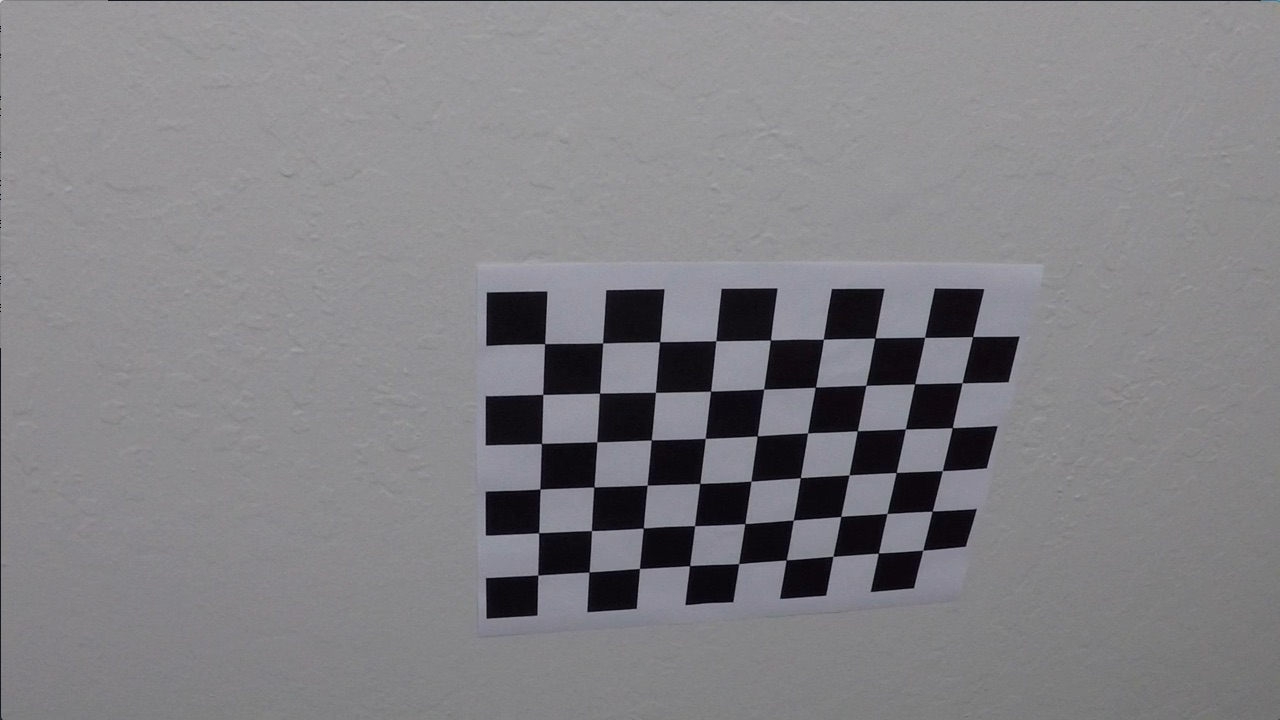
#> input picture camera_cal/calibration10.jpg, 1280 x 720 px; its folder holds only this picture in this run
$ jupyter execute --allow-errors single_frame_lanedetection.ipynb   (shell and % lines are left out)   (older library calls are emulated)
#> lines starting #> are read from the running program, lines starting #| are printed output that depends on the picture; long printed decimals are rounded
#> further down, calib_img is the input picture: shape (720, 1280, 3); mean R, G, B 130.2, 129.4, 133.1
#> `ret, corners = cv2.findChessboardCorners(gray, (nx, ny), None)`: ret = True; corners = 54 rows, first 8: [545.3, 343.1], [602.7, 342.8], [660.1, 341.3], [715.8, 340.7], [770.6, 340], [823.5, 339.2], [874.3, 338.5], [925.1, 337.4]
### measurements.py
#import packages
import numpy as np
import cv2

def find_curvature(ploty, leftx, rightx, lefty, righty):
    ym_per_pix = 30/720
    xm_per_pix = 3.7/600
    y_eval = np.max(ploty)

# Fit new polynomials to x,y in world space
    left_fit_cr = np.polyfit(lefty*ym_per_pix, leftx*xm_per_pix, 2)
    right_fit_cr = np.polyfit(righty*ym_per_pix, rightx*xm_per_pix, 2)

# Calculate the new radii of curvature
    left_curverad = ((1 + (2*left_fit_cr[0]*y_eval*ym_per_pix + left_fit_cr[1])**2)**1.5) / np.absolute(2*left_fit_cr[0])
    right_curverad = ((1 + (2*right_fit_cr[0]*y_eval*ym_per_pix + right_fit_cr[1])**2)**1.5) / np.absolute(2*right_fit_cr[0])

    rad = (left_curverad + right_curverad)/2
# return radius of curvature is in meters
    return left_curverad, right_curverad, rad

#function to calculate distance from center
def dist_center(img, left_fit, right_fit, binary):
    xm_per_pix = 3.7/780
# Distance from center is image x midpoint - mean of l_fit and r_fit intercepts
    if left_fit is not None and right_fit is not None:
        car_pos = binary.shape[1]/2
        h = binary.shape[0]
        left_fit_x_int = left_fit[0]*h**2 + left_fit[1]*h + left_fit[2]
        right_fit_x_int = right_fit[0]*h**2 + right_fit[1]*h + right_fit[2]
        lane_center_position = (left_fit_x_int + right_fit_x_int) /2
        center_dist = (car_pos - lane_center_position) * xm_per_pix
    return center_dist

#function to annotate measurements
def annotate(img, rad, d_center):
    font = cv2.FONT_HERSHEY_SIMPLEX
    text = 'Curve radius: ' + '{:04.2f}'.format(rad) + 'm'
    cv2.putText(img, text, (40,70), font, 1.5, (200,255,155), 2, cv2.LINE_AA)

    direction = ''
    if d_center > 0:
        direction = 'right'
    elif d_center < 0:
        direction = 'left'
    abs_d_center = abs(d_center)
    text = 'Distance from center: ' + '{:04.3f}'.format(abs_d_center) + 'm ' + ', ' + direction
    cv2.putText(img, text, (40,120), font, 1.5, (200,255,155), 2, cv2.LINE_AA)

    return img

### single_frame_lanedetection.ipynb
[cell 1]
#import packages
import cv2
import numpy as np
import matplotlib.pyplot as plt
import matplotlib.image as mpimg
import glob

[cell 2]
#number of corners in x and y direction on chessboard used for calibration
nx = 9
ny = 6

#read calibration images
images_calib = glob.glob('./camera_cal/calibration*.jpg')

#corner coordinates of real undistorted chessboard
objpoints = []

#corner coordinates of the 2D chessboard
imgpoints = []

#generate xy coordinates for object points
objp = np.zeros((nx * ny, 3), np.float32)
objp[:,:2] = np.mgrid[0:nx, 0:ny].T.reshape(-1,2)

image_name = 'image8/'

#> (a cell that did not finish here is left out)

[cell 4]
#function to calibrate and undistort an image
def cal_undistort(img, objpoints, imgpoints):
    gray = cv2.cvtColor(calib_img, cv2.COLOR_RGB2GRAY)
#calibrate camera
    ret, mtx, dist, rvecs, tvecs = cv2.calibrateCamera(objpoints, imgpoints, gray.shape[::-1], None, None)
    undist = cv2.undistort(img, mtx, dist, None, mtx)
    return undist

#> (a cell that did not finish here is left out)

[cell 6]
#Read in Lane image
filename = './test_images/test6.jpg'
#> filename = './test_images/test6.jpg'
img = mpimg.imread(filename)
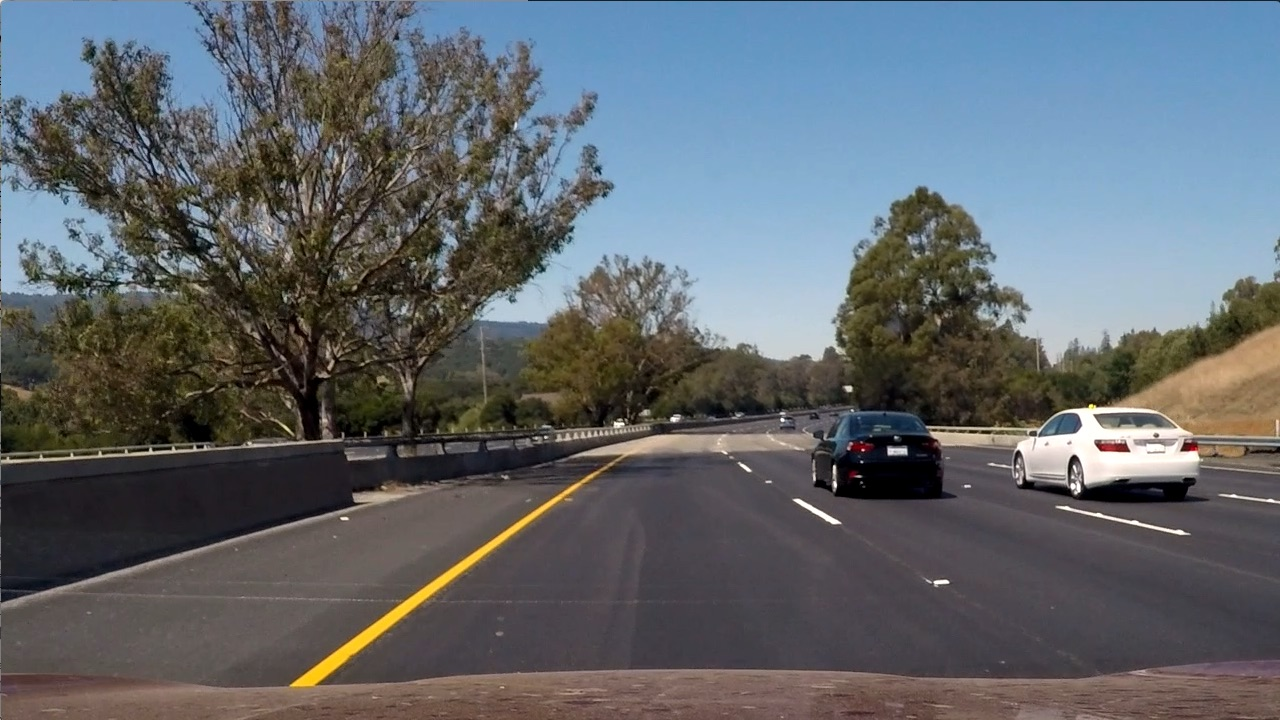
#> input picture test_images/test6.jpg, 1280 x 720 px
#> img is the input picture: shape (720, 1280, 3); mean R, G, B 97, 102.6, 107.9
plt.title('Distorted Test image')
plt.imshow(img)

[cell 7]
#Undistort source image
undist = cal_undistort(img, objpoints, imgpoints)
#> in cal_undistort, `ret, mtx, dist, rvecs, tvecs = cv2.calibrateCamera(objpoints, imgpoint..`: ret = 0.68; mtx = [[1143.7, 0, 681.7], [0, 1109.2, 367.7], [0, 0, 1]]; dist = [[-0.515, 2.99, -0.00876, 0.00937, 1.41]]; rvecs = ([0.451, -0.252, 0.0361],); tvecs = ([-2.31, -0.422, 19.12],)
plt.title('Undistorted Test image')
plt.imshow(undist)
mpimg.imsave('./output_images/' + image_name + 'undistorted_src_img.png', undist)

[cell 8]
#Define src points to warp
plt.title('Source points to warp')
plt.imshow(undist)
plt.plot(190, 720, '.')
plt.plot(589, 457, '.')
plt.plot(698, 457, '.')
plt.plot(1145, 720, '.')

plt.savefig('./output_images/' + image_name + 'src_warp_points.png')

[cell 9]
#function to warp image
def warp(img):
    img_size = (img.shape[1], img.shape[0])
#> img_size = (1280, 720)
    corners = np.float32([[190,720],[589,457],[698,457],[1145,720]])
    new_top_left=np.array([corners[0,0],0])
    new_top_right=np.array([corners[3,0],0])
    offset=[150,0]

    src = np.float32([corners[0],corners[1],corners[2],corners[3]])
    dst = np.float32([corners[0]+offset,new_top_left+offset,new_top_right-offset ,corners[3]-offset])

    M = cv2.getPerspectiveTransform(src, dst)
    Minv = cv2.getPerspectiveTransform(dst, src)
    warped = cv2.warpPerspective(img, M, img_size, flags = cv2.INTER_LINEAR)
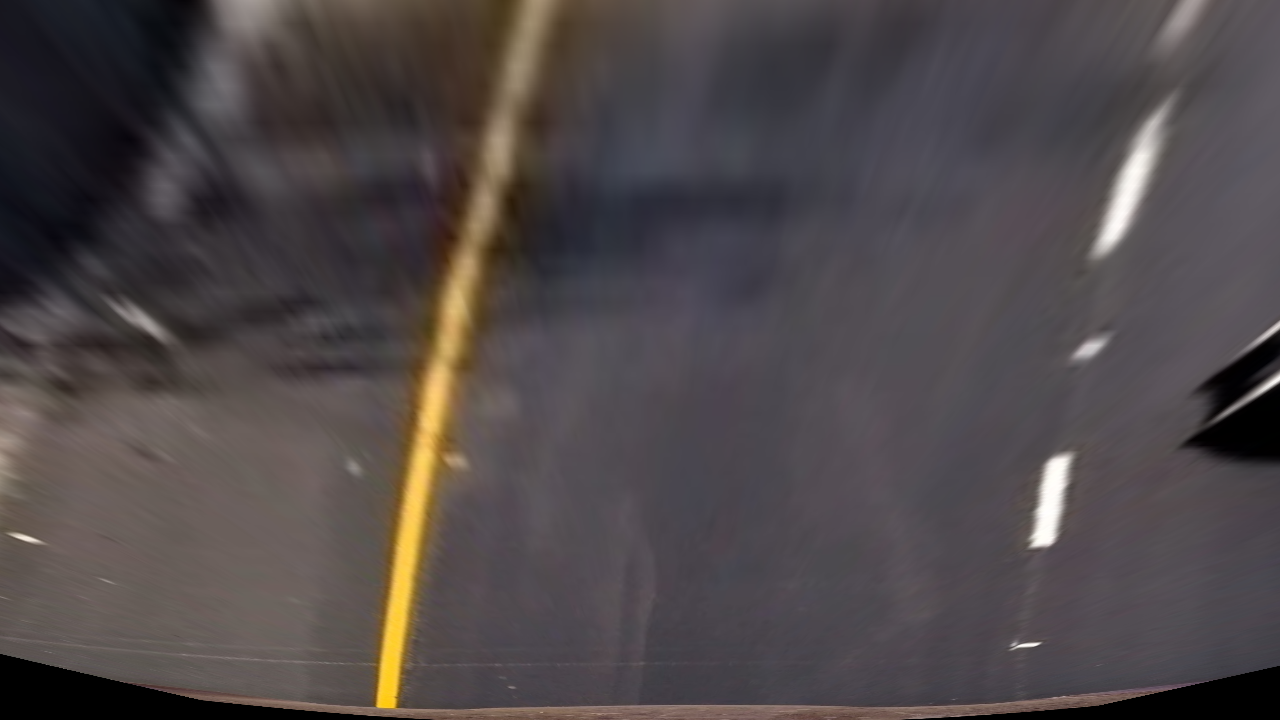
#> warped: shape (720, 1280, 3); mean R, G, B 78.9, 72, 73.2

    return warped, Minv

[cell 10]
warped, Minv = warp(undist)
#> Minv = [[0.166, -0.788, 532.4], [1.22e-16, -0.521, 457], [3.92e-19, -0.00123, 1]]
plt.title('Warped source image')
plt.imshow(warped)
mpimg.imsave('./output_images/' + image_name + 'warped_img.png', warped)

[cell 11]
#Gradient thresholding
gray = cv2.cvtColor(warped, cv2.COLOR_RGB2GRAY)
sobelx = cv2.Sobel(gray, cv2.CV_64F, 1, 0)
abs_sobelx = np.absolute(sobelx)
scaled_sobelx = np.uint(255 * abs_sobelx/ np.max(abs_sobelx))

sobely = cv2.Sobel(gray, cv2.CV_64F, 0, 1)
abs_sobely = np.absolute(sobely)
scaled_sobely = np.uint(255 * abs_sobely/ np.max(abs_sobely))

# Plot the result
f, (ax1, ax2) = plt.subplots(1, 2, figsize=(10, 9))
f.tight_layout()
ax1.imshow(scaled_sobelx, cmap = 'gray')
ax1.set_title('Sobel in X axis', fontsize=12)
ax2.imshow(scaled_sobely, cmap='gray')
ax2.set_title('Sobel in Y axis', fontsize=12)
plt.subplots_adjust(left=0., right=1, top=0.9, bottom=0.)

[cell 12]
#thresholding sobelx
thresh_min = 20
thresh_max = 255

sxbinary = np.zeros_like(scaled_sobelx)
sxbinary[(scaled_sobelx >= thresh_min) & (scaled_sobelx <= thresh_max)] = 1
plt.title('Binary threshold of sobelx')
plt.imshow(sxbinary, cmap = 'gray')

[cell 13]
#thresholding - gradient magnitude
abs_sobelxy = np.sqrt(sobelx**2 + sobely**2)
scaled_sobelxy = np.uint(255 * abs_sobelxy/ np.max(abs_sobelxy))

thresh_min = 25
thresh_max = 180

sxybinary = np.zeros_like(scaled_sobelx)
sxybinary[(scaled_sobelxy >= thresh_min) & (scaled_sobelxy <= thresh_max)] = 1


# Plot the result
f, (ax1, ax2) = plt.subplots(1, 2, figsize=(10, 9))
f.tight_layout()
ax1.imshow(scaled_sobelxy, cmap = 'gray')
ax1.set_title('Sobel in XY axis', fontsize=12)
ax2.imshow(sxybinary, cmap='gray')
ax2.set_title('Binary threshold of SobelXY', fontsize=12)
plt.subplots_adjust(left=0., right=1, top=0.9, bottom=0.)

[cell 14]
#thresholding - directional gradient
dir_sobel = np.arctan2(abs_sobelx, abs_sobely)
plt.title('Directional gradient')
plt.imshow(dir_sobel, cmap = 'gray')
plt.show()

#did not seem to add additional info on image

[cell 15]
#Combining all binary output
gr_binary_output = np.zeros_like(scaled_sobelx)
gr_binary_output[(sxbinary == 1) | (sxybinary == 1)] = 1

plt.title('Binary output image')
plt.imshow(gr_binary_output, cmap = 'gray')

[cell 16]
#Color space thresholding
hls = cv2.cvtColor(warped, cv2.COLOR_RGB2HLS)
#> hls: shape (720, 1280, 3); mean of channels 0, 1, 2 101.6, 74.8, 22
H = hls[:,:,0]
L = hls[:,:,1]
S = hls[:,:,2]

# Plot the result
f, (ax1, ax2, ax3) = plt.subplots(1, 3,  figsize=(13, 12))
f.tight_layout()
ax1.imshow(H, cmap = 'gray')
ax1.set_title('H channel', fontsize=12)
ax2.imshow(L, cmap='gray')
ax2.set_title('L channel', fontsize=12)
ax3.imshow(S, cmap='gray')
ax3.set_title('S channel', fontsize=12)
plt.subplots_adjust(left=0., right=1, top=0.9, bottom=0.)

[cell 17]
#thresholding
thresh_min = 180
thresh_max = 255

L_binary_output = np.zeros_like(L)
L_binary_output[(L >= thresh_min) & (L <= thresh_max)] = 1

thresh_min = 120
thresh_max = 255

S_binary_output = np.zeros_like(S)
S_binary_output[(S >= thresh_min) & (S <= thresh_max)] = 1

# Plot the result
f, (ax1, ax2) = plt.subplots(1, 2,  figsize=(10, 19))
f.tight_layout()
ax1.imshow(L_binary_output, cmap = 'gray')
ax1.set_title('thresholded L channel', fontsize=12)
ax2.imshow(S_binary_output, cmap='gray')
ax2.set_title('thresholded S channel', fontsize=12)
plt.subplots_adjust(left=0., right=1, top=0.9, bottom=0.)

[cell 18]
#Combine LS channels
cl_binary_output = np.zeros_like(S)
cl_binary_output[(L_binary_output == 1) | (S_binary_output == 1)] = 1
plt.title('L,S channels combined')
plt.imshow(cl_binary_output, cmap = 'gray')

[cell 19]
#Combine gradient and color binary outputs
binary_output = np.zeros_like(S)
binary_output[(gr_binary_output == 1)& (cl_binary_output == 1)] = 1
#binary_output[(cl_binary_output == 1)] = 1
plt.title('gradient and color binary outputs combined')
plt.imshow(binary_output, cmap = 'gray')

[cell 20]
#Histogram along all the columns in the lower half of the image
histogram = np.sum(binary_output[np.int(binary_output.shape[0]/2):,:], axis = 0)
plt.title('Histogram of bottom half')
plt.plot(histogram)

plt.savefig('./output_images/' + image_name + 'histogram.png')
#> figure, not shown here; curve peaks at x = 421, y = 156

[cell 21]
#Create an output image to draw on and visualize the result
out_img = np.dstack((binary_output, binary_output, binary_output))*255

#find peaks of the left and right halves of the histogram
midpoint = np.int(histogram.shape[0]/2)
leftx_base = np.argmax(histogram[:midpoint])
rightx_base = np.argmax(histogram[midpoint:]) + midpoint

#Window params
nwindows = 9
window_height = np.int(binary_output.shape[0]/nwindows)
margin = 100
#min no.of px found to recenter window
minpix = 50

#Identify x and y pos of all non zero px in the image
nonzero = binary_output.nonzero()
nonzeroy = np.array(nonzero[0])
nonzerox = np.array(nonzero[1])

#Set current pos of window
leftx_current = leftx_base
rightx_current = rightx_base

#Create empty list to receive left and right lane pixel indices
left_lane_inds = []
right_lane_inds = []

[cell 22]
#Step through layers
for window in range(nwindows):
    win_y_low = binary_output.shape[0] - (window + 1) * window_height
    win_y_high = binary_output.shape[0] - window * window_height

#left lane window boundary
    win_xleft_low = leftx_current - margin
    win_xleft_high = leftx_current + margin

#right lane window boundary
    win_xright_low = rightx_current - margin
    win_xright_high = rightx_current + margin

#draw window
    cv2.rectangle(out_img, (win_xleft_low, win_y_low), (win_xleft_high, win_y_high), (0, 255, 0), 3)
    cv2.rectangle(out_img, (win_xright_low, win_y_low), (win_xright_high, win_y_high), (0, 255, 0), 3)

#Identify non zero pixels in x and y within windows
    good_left_inds = ((nonzeroy >= win_y_low) & (nonzeroy < win_y_high) &
                      (nonzerox >= win_xleft_low) & (nonzerox < win_xleft_high)).nonzero()[0]

    good_right_inds = ((nonzeroy >= win_y_low) & (nonzeroy < win_y_high) &
                      (nonzerox >= win_xright_low) & (nonzerox < win_xright_high)).nonzero()[0]

#Append these indices to the list
    left_lane_inds.append(good_left_inds)
    right_lane_inds.append(good_right_inds)

#recenter next window to the mean of indices found if pix > minpix
    if len(good_left_inds) > minpix:
        leftx_current = np.int(np.mean(nonzerox[good_left_inds]))
    if len(good_right_inds) > minpix:
        rightx_current = np.int(np.mean(nonzerox[good_right_inds]))
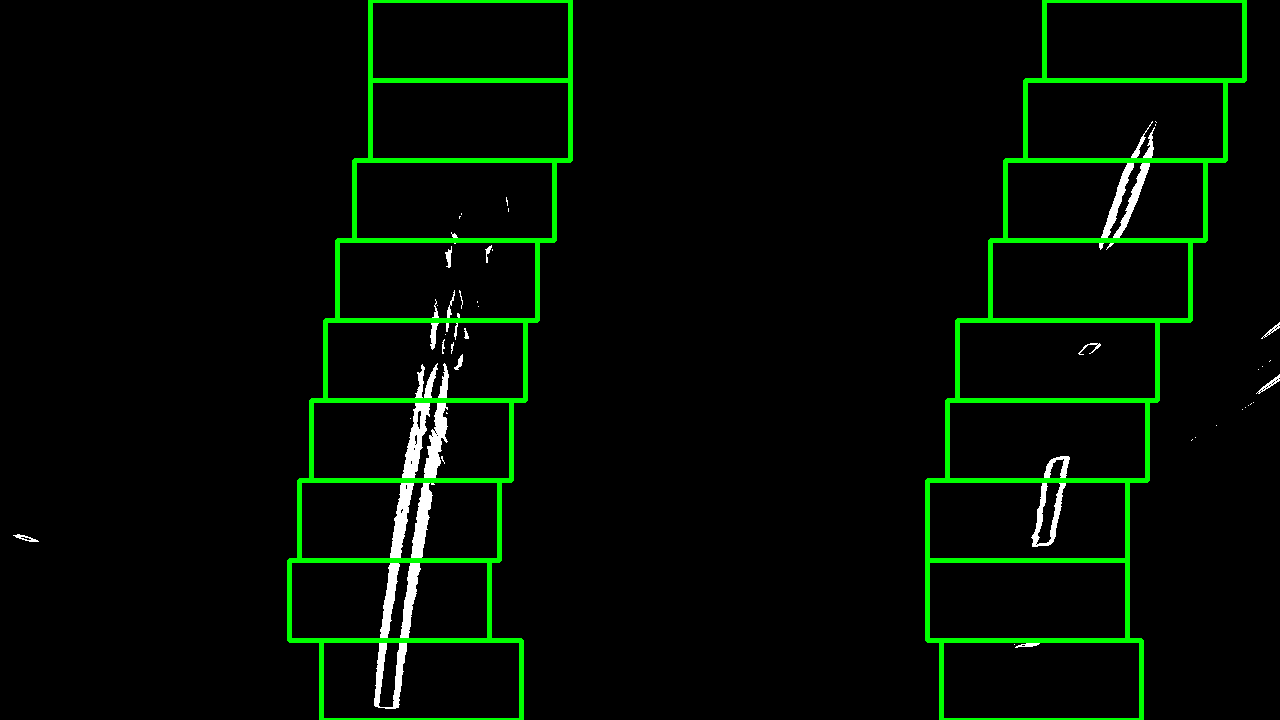
#> out_img: shape (720, 1280, 3); mean of channels 0, 1, 2 2.8, 11.9, 2.8; drawn as R, G, B


plt.title('Windows on lane')
plt.imshow(out_img)

mpimg.imsave('./output_images/' + image_name + 'windows_lane.png', out_img)

[cell 23]
#concatenate the array of indices
left_lane_inds = np.concatenate(left_lane_inds)
right_lane_inds = np.concatenate(right_lane_inds)

#extract the left and right lane pixel pos
leftx = nonzerox[left_lane_inds]
lefty = nonzeroy[left_lane_inds]

rightx = nonzerox[right_lane_inds]
righty = nonzeroy[right_lane_inds]

#fit a second order polynomial - gives the coefficients
left_fit = np.polyfit(lefty, leftx, 2)
#> left_fit = [0.000118, -0.281, 525.4]
right_fit = np.polyfit(righty, rightx, 2)
#> right_fit = [0.000234, -0.414, 1198.5]

[cell 24]
#Visualize the polyfit
ploty = np.linspace(0, binary_output.shape[0] - 1, binary_output.shape[0])

left_fitx = left_fit[0] * ploty**2 + left_fit[1] * ploty + left_fit[2]
right_fitx = right_fit[0] * ploty**2 + right_fit[1] * ploty + right_fit[2]

#color pixels in window
out_img[nonzeroy[left_lane_inds], nonzerox[left_lane_inds]] = [255, 0, 0]
out_img[nonzeroy[right_lane_inds], nonzerox[right_lane_inds]] = [255, 0, 0]

plt.title('Visualize polyfit')
plt.imshow(out_img)
plt.plot(left_fitx, ploty, color = 'yellow')
plt.plot(right_fitx, ploty, color = 'yellow')

plt.xlim(0, 1280)
plt.ylim(720, 0)

mpimg.imsave('./output_images/' + image_name + 'polyfit.png', out_img)

[cell 25]
#Warp back to the original image
def dewarp(image, undist,  warped, Minv, left_fitx, right_fitx, ploty):
    # Create an image to draw the lines on
    warp_zero = np.zeros_like(warped).astype(np.uint8)
    color_warp = np.dstack((warp_zero, warp_zero, warp_zero))

    # Recast the x and y points into usable format for cv2.fillPoly()
    pts_left = np.array([np.transpose(np.vstack([left_fitx, ploty]))])
    pts_right = np.array([np.flipud(np.transpose(np.vstack([right_fitx, ploty])))])
    pts = np.hstack((pts_left, pts_right))

    # Draw the lane onto the warped blank image
    cv2.fillPoly(color_warp, np.int_([pts]), (0,255, 0))

    # Warp the blank back to original image space using inverse perspective matrix (Minv)
    newwarp = cv2.warpPerspective(color_warp, Minv, (image.shape[1], image.shape[0]))
    # Combine the result with the original image
    result = cv2.addWeighted(undist, 1, newwarp, 0.3, 0)
    return result

[cell 26]
from measurements import find_curvature, dist_center, annotate
#import measurements as ms

[cell 27]
final = dewarp(img, undist, binary_output, Minv, left_fitx, right_fitx, ploty)
plt.title('Final overlay')
plt.imshow(final)

left_curverad, right_curverad, rad = find_curvature(ploty, leftx, rightx, lefty, righty)
#> left_curverad = 1190.4; right_curverad = 600.5; rad = 895.5
print(left_curverad, 'm', right_curverad, 'm')
#| 1190.409 m 600.544 m

mpimg.imsave('./output_images/' + image_name + 'dewarp_overlay.png', final)

[cell 28]
#annotate
d_center = dist_center(final, left_fit, right_fit, binary_output)
#> d_center = -0.3
annotate_img = annotate(final, rad, d_center)
#> in annotate, `abs_d_center = abs(d_center)`: abs_d_center = 0.3
#> in annotate, `text = 'Distance from center: ' + '{:04.3f}'.format(abs_d_center) + 'm..`: text = 'Distance from center: 0.300m , left'
#> in annotate, `cv2.putText(img, text, (40,120), font, 1.5, (200,255,155), 2, cv2.LINE..`:
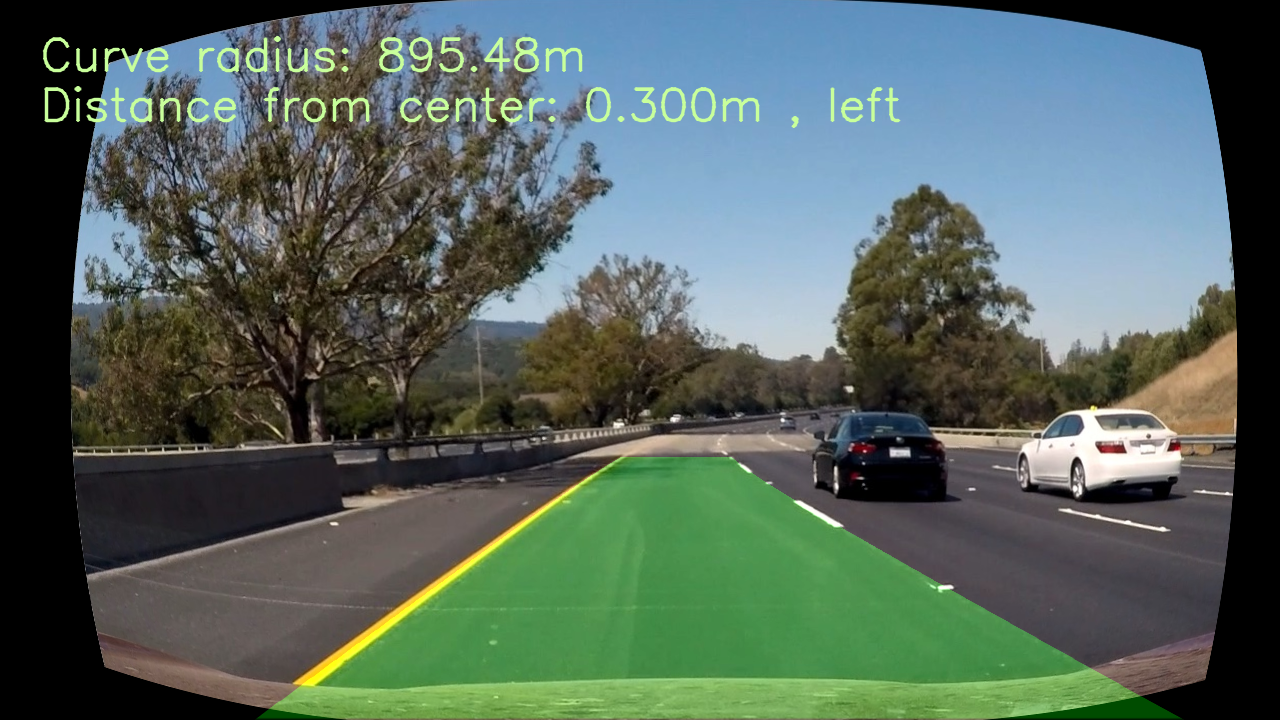
#> img: shape (720, 1280, 3); mean R, G, B 84.9, 101.1, 92.9
plt.title('Annotated image')
plt.imshow(annotate_img)

mpimg.imsave('./output_images/' + image_name + 'annotate.png', annotate_img)
